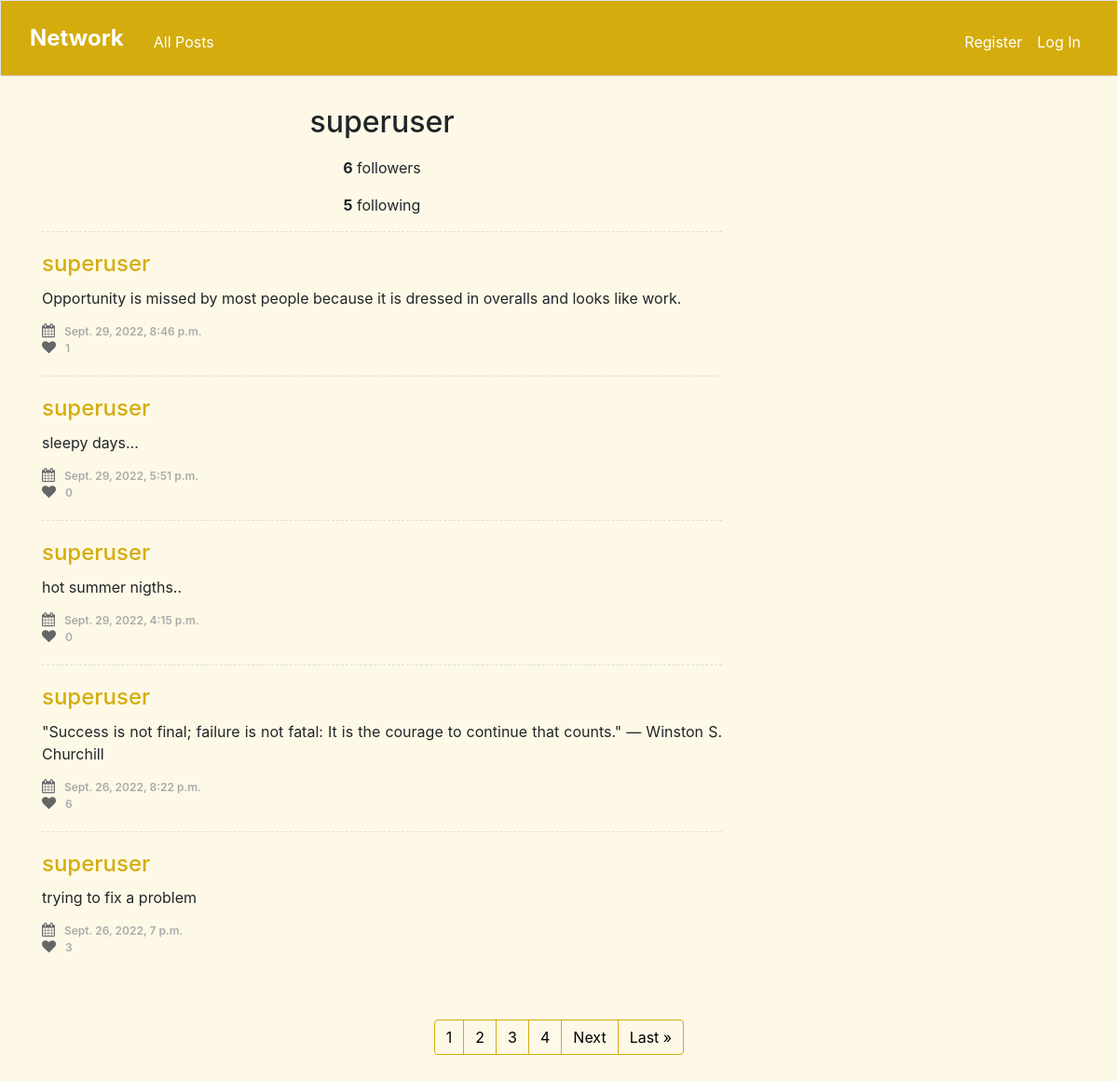
The app's page /profile/1 with its own data.
### network/models.py (models this page shows, shortened)
class User(AbstractUser):
    pass

class Posts(models.Model):
    id = models.IntegerField(primary_key=True, editable=False)
    data = models.DateTimeField(default=datetime.datetime.now)
    texto = models.CharField(max_length=900)
    dono = models.ForeignKey(User, on_delete=models.CASCADE, related_name="user_postou")
    likes = models.ManyToManyField(User, related_name="like", default=None, blank=True)
    like_count = models.BigIntegerField(default="0")

### network/views.py (the view)
# urls.py: path("profile/<int:pk>", views.profile, name="profile"),
def profile(request, pk):
    current_user = request.user
    if pk == current_user.id:
        dono = True
        dono_da_pag = current_user
    else:
        dono = False
        try:
            dono_da_pag = User.objects.filter(id=pk).values("username")[0]["username"]
        except Exception:
            dono_da_pag = False
            return render(request, "network/profile.html", {"dono_da_pag": dono_da_pag})
    posts = Posts.objects.filter(dono=pk).order_by("-data").values()
    seguidores = len(Followers.objects.filter(seguindo=pk).values())
    seguindo = len(Followers.objects.filter(conta=pk).values())
    lista_seguidores = Followers.objects.filter(seguindo=pk).values(
        "conta_id"
    )  # Lista de todo mundo que segue pk
    lista_de_seguidores = []
    for i in range(seguidores):
        lista_de_seguidores.append(lista_seguidores[i]["conta_id"])
    if current_user.id in lista_de_seguidores:
        Follow = "Unfollow"
    else:
        Follow = "Follow"
    if request.method == "POST":
        if Follow == "Unfollow":
            Followers.objects.filter(conta_id=current_user.id, seguindo_id=pk).delete()
        else:
            Followers.objects.create(conta_id=current_user.id, seguindo_id=pk).save()
        return HttpResponseRedirect(reverse("profile", args=[pk]))
    contents = Posts.objects.all()
    already_liked = []
    id = request.user.id
    for content in contents:
        if content.likes.filter(id=id).exists():
            already_liked.append(content.id)
    p = Paginator(posts, 5)
    page = request.GET.get("page")
    todas = p.get_page(page)
    nums = " " * todas.paginator.num_pages
    return render(
        request,
        "network/profile.html",
        {
            "user": current_user,
            "dono": dono,
            "dono_da_pag": dono_da_pag,
            "posts": posts,
            "seguidores": seguidores,
            "seguindo": seguindo,
            "Follow": Follow,
            "already_liked": already_liked,
            "todas": todas,
            "nums": nums,
        },
    )

### network/templates/network/profile.html (shortened to what this page needs)
{% extends "network/layout.html" %}
{% block body %}
{% if dono_da_pag %}
    <section class="content-item" id="comments">
        <div class="container">
            <div class="row">
                <div class="col-sm-8">
                    {% if dono %}
                    <h2 style="padding-top:0px;"><span style="color:#D4AC0D;">Wellcome,</span> {{user}}</h2>
                    {% else %}
                    <h2 style="padding-top:0px;">{{dono_da_pag}}</h2>
                    {% endif %}
                    <div style="text-align:center;">
                        <p><strong>{{seguidores}}</strong> followers</p>
                        <p><strong>{{seguindo}}</strong> following</p>
                    </div>
                    {% for post in todas %}
                    <div class="media">
                        <div class="media-body">
                            <h4 style="color:#D4AC0D;">{{dono_da_pag}}</h4>
                            <p>{{post.texto}}</p>
                            <ul class="list-unstyled list-inline media-detail pull-left">
                                <li><i class="fa fa-calendar"></i>{{post.data}}</li>
                                <li><i class="fa fa-heart"></i><span id="like_count" class="{{post.id}}" value="{{post.like_count}}">{{post.like_count}}</span></li>
                            </ul>
                        </div>
                    </div>
                    {% endfor %}
                </div>
            </div>
            <br><br>
        </div>
        <nav aria-label="Page navigation example">
            <ul class="pagination justify-content-center">
          {% for i in nums %}
              <li class="page-item"><a class="page-link" href="?page={{ forloop.counter }}" style="background-color:#FEF9E7; color:black; border-color:#D4AC0D;">{{ forloop.counter }}</a></li>
          {% endfor %}
          {% if todas.has_next %}
              <li class="page-item"><a class="page-link" href="?page={{ todas.next_page_number }}" style="background-color:#FEF9E7; color:black; border-color:#D4AC0D;">Next</a></li>
              <li class="page-item"><a class="page-link" href="?page={{ todas.paginator.num_pages }}" style="background-color:#FEF9E7; color:black; border-color:#D4AC0D;">Last &raquo</a></li>
          {% endif %}
           </ul>
          </nav>
          <br/>
    </section>
{% endif %}
{% endblock %}

### network/templates/network/layout.html (style rules this page uses)
h2 { text-align:center; padding-top:10px; padding-bottom:10px; }

### network/templates/network/profile.html (style rules this page uses)
.content-item { padding:30px 0; }
#comments .media { border-top:1px dashed #DDDDDD; padding:20px 0; margin:0; }
#comments .media h4 { margin:0 0 10px; }
#comments .media p { margin-bottom:15px; text-align:justify; }
#comments .media-detail { margin:0; }
#comments .media-detail li { color:#AAAAAA; font-size:12px; padding-right: 10px; font-weight:600; }
#comments .media-detail li:last-child { padding-right:0; }
#comments .media-detail li i { color:#666666; font-size:15px; margin-right:10px; }

### records on screen
User: username "superuser"
Posts: dono_da_pag "superuser", texto "Opportunity is missed by most people because it is dressed in overalls and looks like work.", data "Sept. 29, 2022, 8:46 p.m.", like_count "1"
Posts: dono_da_pag "superuser", texto "sleepy days...", data "Sept. 29, 2022, 5:51 p.m.", like_count "0"
Posts: dono_da_pag "superuser", texto "hot summer nigths..", data "Sept. 29, 2022, 4:15 p.m.", like_count "0"
Posts: dono_da_pag "superuser", texto "\"Success is not final; failure is not fatal: It is the courage to continue that counts.\" — Winston S. Churchill", data "Sept. 26, 2022, 8:22 p.m.", like_count "6"
Posts: dono_da_pag "superuser", texto "trying to fix a problem", data "Sept. 26, 2022, 7 p.m.", like_count "3"

### other values on screen
{{ seguidores }} "6"
{{ seguindo }} "5"
